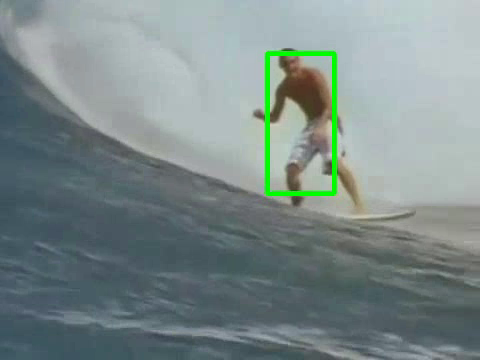
#> input picture frame 37 of Task_2/result.avi, 480 x 360 px, given in place of demo.mp4, which was not available
$ python frame_difference_method.py
#> lines starting #> are read from the running program, lines starting #| are printed output that depends on the picture
import cv2
import copy
import numpy as np


class FrameDifference:
    """
    path：视频的路径
    num: 帧差法中具体差多少帧，默认6，即6帧过完之后才使用跟踪算法
    thread：帧差法的阈值，默认10，即当两帧的灰度计算出来后，大于等于thread的会被保留，低于的会被舍弃
    fps: 追踪后视频的帧率，默认40帧
    contours_len：轮廓长度超过这个值才会保留这个轮廓
    """

    def __init__(self, path, num=6, thread=10, fps=40, contours_len=500, show_in_windows=False):
        self.path = path
        self.num = num
        self.thread = thread
        self.fps = fps
        self.contours_len = contours_len
        self.show_in_windows = show_in_windows

    def run(self, out_path):
        """
        :param out_path: 输出跟踪结果的路径
        :return:
        """
#> called with out_path = 'result.avi'
        # 视频输出流
        video = cv2.VideoCapture(self.path)  # 读取原视频
        width = int(video.get(cv2.CAP_PROP_FRAME_WIDTH))  # 宽高
        height = int(video.get(cv2.CAP_PROP_FRAME_HEIGHT))
        fourcc = cv2.VideoWriter_fourcc(*'DIVX')  # 设置输出格式
        out = cv2.VideoWriter(out_path, fourcc, self.fps, (width, height)) # 输出流
        cnt = 0  # 记录当前多少帧
        frames = []
        while video.isOpened():
            ret, frame = video.read()
#> frame is the input picture: shape (360, 480, 3); mean B, G, R 137.5, 138.7, 124.1
            frac = copy.deepcopy(frame)
            if ret:
                cnt += 1
                frame = cv2.GaussianBlur(frame, (3, 3), 0)  # 高斯平滑
                print(f"now frame: {cnt}")
                gray = cv2.cvtColor(frame, cv2.COLOR_BGR2GRAY)
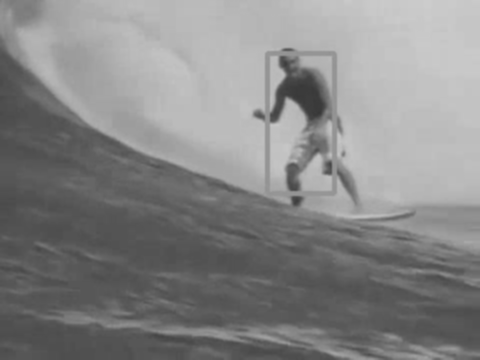
#> gray: shape (360, 480); min 55, max 204, mean 134.3
                if len(frames) < self.num:
                    frames.append(gray)
                    continue
                diff = cv2.absdiff(frames[0], gray)  # 比较距离为num的两帧之间的差距
                frames = frames[1:-1]  # 更新帧
                frames.append(gray)
                kernel = np.ones((3, 3), np.uint8)  # 创建一个全是1的3x3的滤波核
                _, diff = cv2.threshold(diff, self.thread, 255, cv2.THRESH_BINARY)  # 阈值选择
                dilation = cv2.dilate(diff, kernel)  # 膨胀
                diff = cv2.erode(dilation, kernel)  # 腐蚀
                # 获取二值化后的轮廓，第一是轮廓，第二个是轮廓属性
                # 轮廓就是由一个个点构成的，两点之间连线
                contours, hierarchy = cv2.findContours(diff, cv2.RETR_EXTERNAL, cv2.CHAIN_APPROX_SIMPLE)

                for c in contours:
                    x, y, w, h = cv2.boundingRect(c)  # 获取这些轮廓的框并绘制
                    tmp = cv2.arcLength(c, True)
                    if tmp >= self.contours_len:
                        cv2.rectangle(frac, (x, y), (x + w, y + h), (0, 255, 0), 2)
                if self.show_in_windows:
                    cv2.imshow('result', frac)
                    cv2.waitKey(10)
                out.write(frac)
            else:
                break
        print(f"{out_path} 视频跟踪完成！")
        out.release()
        video.release()
        cv2.destroyAllWindows()


if __name__ == '__main__':
    path = '../source/demo.mp4'
    method = FrameDifference(path, show_in_windows=True)
    method.run('result.avi')

$ run again, starting later in the video
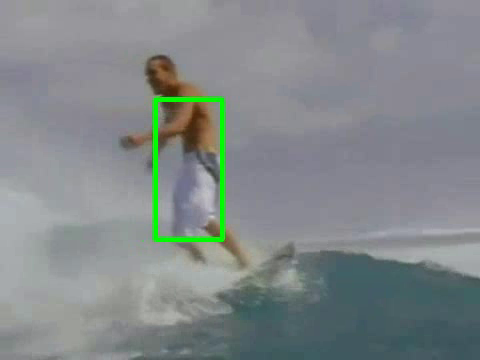
#> input picture frame 169 of Task_2/result.avi, 480 x 360 px, given in place of demo.mp4, which was not available
#> in run, frame is the input picture: shape (360, 480, 3); mean B, G, R 137.8, 136.6, 130.3
#> in run, `gray = cv2.cvtColor(frame, cv2.COLOR_BGR2GRAY)`:
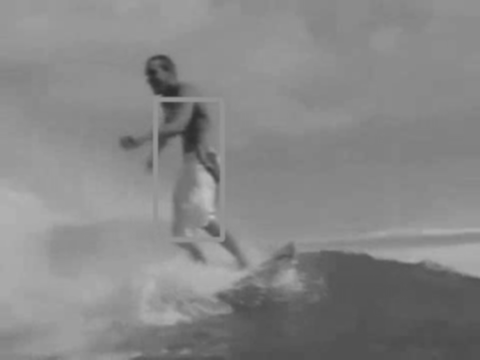
#> gray: shape (360, 480); min 43, max 191, mean 134.9

$ run again, starting later in the video
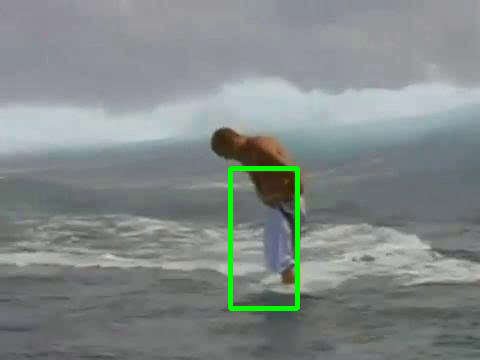
#> input picture frame 300 of Task_2/result.avi, 480 x 360 px, given in place of demo.mp4, which was not available
#> in run, frame is the input picture: shape (360, 480, 3); mean B, G, R 136.3, 137.6, 130.2
#> in run, `gray = cv2.cvtColor(frame, cv2.COLOR_BGR2GRAY)`:
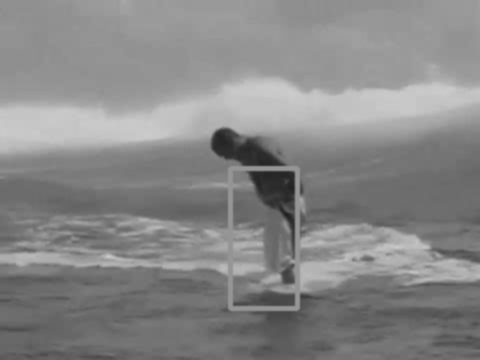
#> gray: shape (360, 480); min 29, max 204, mean 135.3
